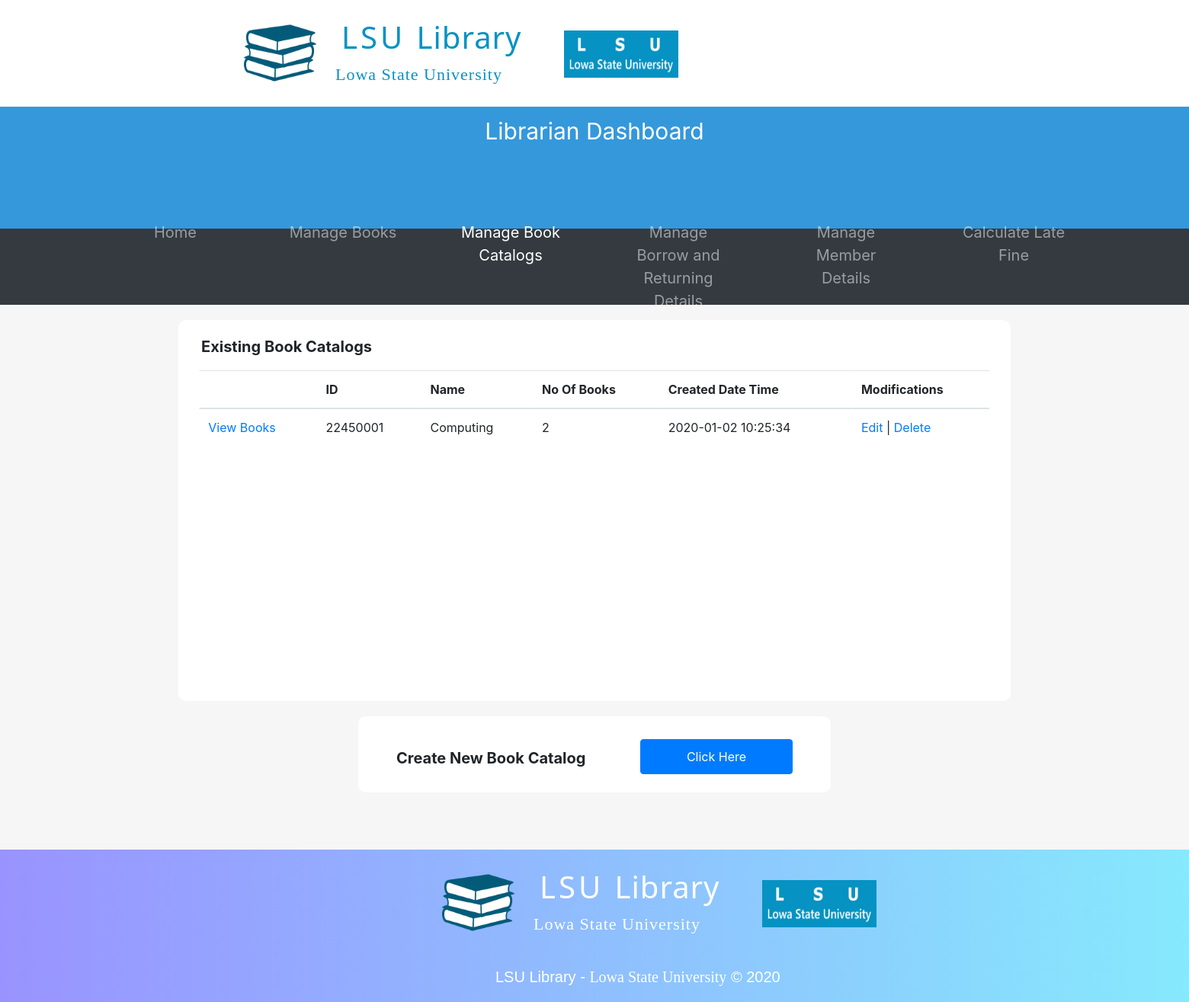
/librarianDashboard/2.manageBookCatalog/manageBookCatalog.php, run on the app's committed database.
### tables this page shows
CREATE TABLE BookCatalog(
  ID INT AUTO_INCREMENT,
  Name VARCHAR(40) NOT NULL,
  NoOfBooks INT DEFAULT '0',
  CreatedDateTime DATETIME DEFAULT CURRENT_TIMESTAMP,
  PRIMARY KEY (ID)
);

### librarianDashboard/2.manageBookCatalog/manageBookCatalog.php (the view, shortened to what this page needs)
<?php
  include_once("../../LSULibraryDBConnection.php");
?>
<!DOCTYPE html>
<html>
  <head>
    <link rel="stylesheet" href="../../assets/css/defaultLayout.css">
    <link rel="stylesheet" href="../../assets/bootstrap/css/bootstrap.min.css">
  </head>
  <body>
        <div style="height: 140px; width: 100%;">
              <div id="logoSection">
                <img src="../../assets/Images/LSULibraryLogo.png" alt="LSU Library Logo" id="lsuLibraryLogoIcon">
                <h1 id="mainTitle"> LSU <span id="mainTitleSpan">Library</span> </h1>
                <p id="mainTitleSub">Lowa State University</p>
                <img src="../../assets/Images/LSUUniversityLogo.png" alt="LSU Logo" id="lsuLogoIcon">
              </div>
              <table id="navSection">
                <tr>
                  <td></td>
                  <td></td>
                </tr>
              </table>
        </div>
            <div style="background-color: #3498DB;
                        width: 100%;
                        height: 160px;">
              <p style="font-size: 30px;
                        color: white;
                        text-align: center;
                        padding-top: 10px;">Librarian Dashboard</p>
              <div style="position: absolute;
                          left: 50%;
                          transform: translate(-50%,-0%);">
              </div>
            </div>
            <nav class="navbar navbar-expand-sm bg-dark navbar-dark" style="height: 100px;">
              <ul class="navbar-nav" style="text-align: center;
                                            position: absolute;
                                            left: 50%;
                                            transform: translate(-50%,-0%);
                                            font-size: 20px;">
                <li class="nav-item">
                  <a class="nav-link" href="../librarianDashboard.php">Home</a>
                </li>
                <li class="nav-item">
                  <a class="nav-link" href="../1.manageBooks/librarianDashboard.php">Manage Books</a>
                </li>
                <li class="nav-item active">
                  <a class="nav-link" href="manageBookCatalog.php">Manage Book Catalogs</a>
                </li>
                <li class="nav-item">
                  <a class="nav-link" href="#">Manage Borrow and Returning Details</a>
                </li>
                <li class="nav-item">
                  <a class="nav-link" href="#">Manage Member Details</a>
                </li>
                <li class="nav-item">
                  <a class="nav-link" href="#">Calculate Late Fine</a>
                </li>
              </ul>
            </nav>
          <div style="width: 100%;
                      height: 715px;
                      background-color: #F6F6F6;">
            <div style="width: 70%;
                        height: 500px;
                        background-color: #FFFFFF;
                        border-radius: 10px;
                        position: relative;
                        left: 50%;
                        transform: translateX(-50%);
                        top: 20px;">
              <p style="font-size: 20px;
                        padding-left: 30px;
                        padding-top: 20px;"><b>Existing Book Catalogs</b></p>
              <div style="width: 95%;
                          height: 400px;
                          background-color: white;
                          position: absolute;
                          left: 50%;
                          transform: translateX(-50%);
                          overflow-y: scroll;">
                <?php
                  $bookCatalogDetailsSQL = "SELECT ID, Name, NoOfBooks, CreatedDateTime FROM BookCatalog;";
                  $bookCatalogDetailsResult = mysqli_query($databaseConn, $bookCatalogDetailsSQL);
                ?>
                <table class="table table-hover" style="border-radius: 10px;">
                  <thead>
                    <tr>
                      <th>  </th>
                      <th> ID </th>
                      <th> Name </th>
                      <th> No Of Books </th>
                      <th> Created Date Time </th>
                      <th> Modifications </th>
                    </tr>
                  </thead>
                  <tbody>
                      <?php
                        while($bookCatalogDetailsRow = mysqli_fetch_array($bookCatalogDetailsResult)){
                      ?>
                    <tr>
                      <td title="View, Add, Remove Books"> <a href="viewBooks.php?id=<?php echo $bookCatalogDetailsRow["ID"] ?>"> View Books </a> </td>
                      <td title="Book Catalog ID"> <?php echo $bookCatalogDetailsRow["ID"]; ?></td>
                      <td title="Book Catalog Name"> <?php echo $bookCatalogDetailsRow["Name"]; ?></td>
                      <td title="No Of Books"> <?php echo $bookCatalogDetailsRow["NoOfBooks"]; ?></td>
                      <td title="Created Date Time"> <?php echo $bookCatalogDetailsRow["CreatedDateTime"]; ?></td>
                      <td title="Modifications">
                           <a href="updateBookCatalogDetails.php?id=<?php echo $bookCatalogDetailsRow["ID"] ?>"> Edit </a>
						            |  <a href="deleteBookCatalog.php?id=<?php echo $bookCatalogDetailsRow["ID"] ?>" onClick="return confirm('Are you sure you want to delete this Book Catalog?')"> Delete </a>
                      </td>
                    </tr>
                      <?php } ?>
                  </tbody>
                </table>
              </div>
            </div>
            <div style="width: 620px;
                        height: 100px;
                        background-color: #FFFFFF;
                        border-radius: 10px;
                        position: relative;
                        left: 50%;
                        transform: translateX(-50%);
                        top: 40px;">
              <p style="font-size: 20px;
                        padding-left: 50px;
                        padding-top: 40px;" data-toggle="modal" data-target="#addBookModal"><b>Create New Book Catalog</b></p>
              <button type="button" class="btn btn-primary" data-toggle="modal" data-target="#addBookModal"
               style="padding: 10px;
                      width: 200px;
                      position: absolute;
                      left: 370px;
                      top: 30px;">
                Click Here
              </button>
            </div>
          </div>
          <div id="footer">
            <div id="footerLogoSection">
              <img src="../../assets/images/LSULibraryLogo.png" alt="LSU Library Logo" id="lsuLibraryLogoIcon">
              <h1 id="mainTitle"> LSU <span id="mainTitleSpan">Library</span> </h1>
              <p id="mainTitleSub">Lowa State University</p>
              <img src="../../assets/images/LSUUniversityLogo.png" alt="LSU Logo" id="lsuLogoIcon">
            </div>
            <p id="footerText1Main">LSU Library - <span id="footerText1Sub">Lowa State University</span> &copy; 2020</p>
          </div>
  </body>
</html>

### assets/css/defaultLayout.css (style rules this page uses)
* { margin: 0; }
#lsuLibraryLogoIcon { height: 95px; width: 95px; position: relative; top: 122px; left: -120px; }
#logoSection { position: relative; top: -100px; left: 440px; }
#mainTitle { color: #0692c2; letter-spacing: 4px; font-family: 'Noto Sans', sans-serif; font-size: 40px; padding-top: 30px; padding-left: 8px; }
#mainTitleSpan { letter-spacing: 1px; }
#mainTitleSub { font-size: 22px; font-family: verdana; color: #0692c2; letter-spacing: 1px; }
#lsuLogoIcon { height: 62px; width: 150px; position: relative; top: -90px; left: 300px; }
#navSection { position: relative; top: -240px; left: 1280px; }
#footer { background-image: linear-gradient(to right, #9993ff, #86e9fd); height: 200px; }
#footerLogoSection { position:relative; top: -100px; left: 700px; }
#footerLogoSection h1 { color: white; }
#footerLogoSection span { color: white; }
#footerLogoSection p { color: white; }
#footerText1Main { position: relative; top: -140px; left: 650px; font-family: sans-serif; font-size: 20px; color: white; }
#footerText1Sub { font-family: serif; font-size: 20px; color: white; }

### librarianDashboard/2.manageBookCatalog/manageBookCatalog.php (style rules this page uses)
nav li { margin-left:30px; margin-right:30px; width: 160px; }

### data on the page
bookcatalog: ID "22450001", Name "Computing", NoOfBooks "2", CreatedDateTime "2020-01-02 10:25:34"
